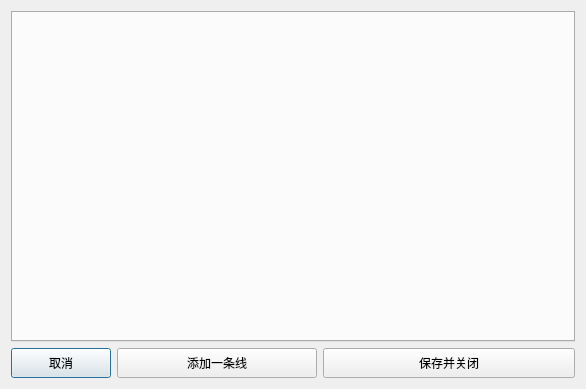
<?xml version="1.0" encoding="UTF-8"?>
<ui version="4.0">
 <class>Dialog</class>
 <widget class="QDialog" name="Dialog">
  <property name="geometry">
   <rect>
    <x>0</x>
    <y>0</y>
    <width>586</width>
    <height>389</height>
   </rect>
  </property>
  <property name="windowTitle">
   <string>编辑数据</string>
  </property>
  <layout class="QVBoxLayout" name="verticalLayout">
   <item>
    <widget class="QTabWidget" name="tab">
     <property name="currentIndex">
      <number>-1</number>
     </property>
     <property name="tabsClosable">
      <bool>true</bool>
     </property>
    </widget>
   </item>
   <item>
    <widget class="QWidget" name="widget" native="true">
     <layout class="QHBoxLayout" name="horizontalLayout">
      <property name="margin">
       <number>0</number>
      </property>
      <item>
       <widget class="QPushButton" name="btnCancel">
        <property name="minimumSize">
         <size>
          <width>100</width>
          <height>30</height>
         </size>
        </property>
        <property name="text">
         <string>取消</string>
        </property>
       </widget>
      </item>
      <item>
       <widget class="QPushButton" name="btnNewTab">
        <property name="minimumSize">
         <size>
          <width>200</width>
          <height>30</height>
         </size>
        </property>
        <property name="text">
         <string>添加一条线</string>
        </property>
       </widget>
      </item>
      <item>
       <widget class="QPushButton" name="btnSave">
        <property name="sizePolicy">
         <sizepolicy hsizetype="Expanding" vsizetype="Fixed">
          <horstretch>0</horstretch>
          <verstretch>0</verstretch>
         </sizepolicy>
        </property>
        <property name="minimumSize">
         <size>
          <width>0</width>
          <height>30</height>
         </size>
        </property>
        <property name="text">
         <string>保存并关闭</string>
        </property>
       </widget>
      </item>
     </layout>
     <zorder>btnNewTab</zorder>
     <zorder>btnNewTab</zorder>
     <zorder>btnSave</zorder>
     <zorder>btnCancel</zorder>
    </widget>
   </item>
  </layout>
 </widget>
 <resources/>
 <connections/>
</ui>
